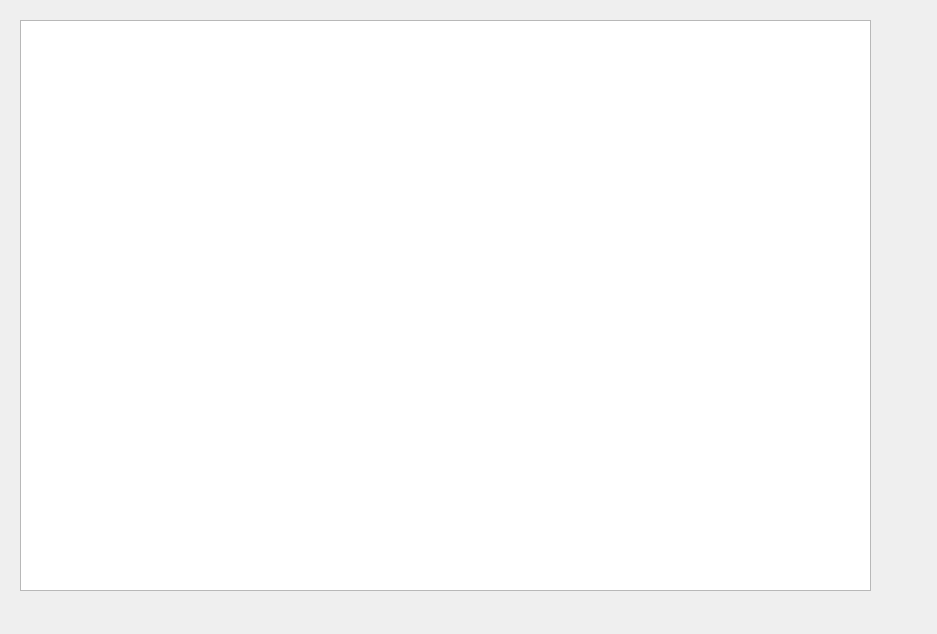
<?xml version="1.0" encoding="UTF-8"?>
<ui version="4.0">
 <class>sumasSaldosDialog</class>
 <widget class="QDialog" name="sumasSaldosDialog">
  <property name="geometry">
   <rect>
    <x>0</x>
    <y>0</y>
    <width>937</width>
    <height>634</height>
   </rect>
  </property>
  <property name="windowTitle">
   <string>Dialog</string>
  </property>
  <widget class="QTableWidget" name="sumasSaldosTableWidget">
   <property name="geometry">
    <rect>
     <x>20</x>
     <y>20</y>
     <width>851</width>
     <height>571</height>
    </rect>
   </property>
   <property name="editTriggers">
    <set>QAbstractItemView::NoEditTriggers</set>
   </property>
   <property name="selectionMode">
    <enum>QAbstractItemView::SingleSelection</enum>
   </property>
   <attribute name="verticalHeaderVisible">
    <bool>false</bool>
   </attribute>
  </widget>
 </widget>
 <resources/>
 <connections/>
</ui>
